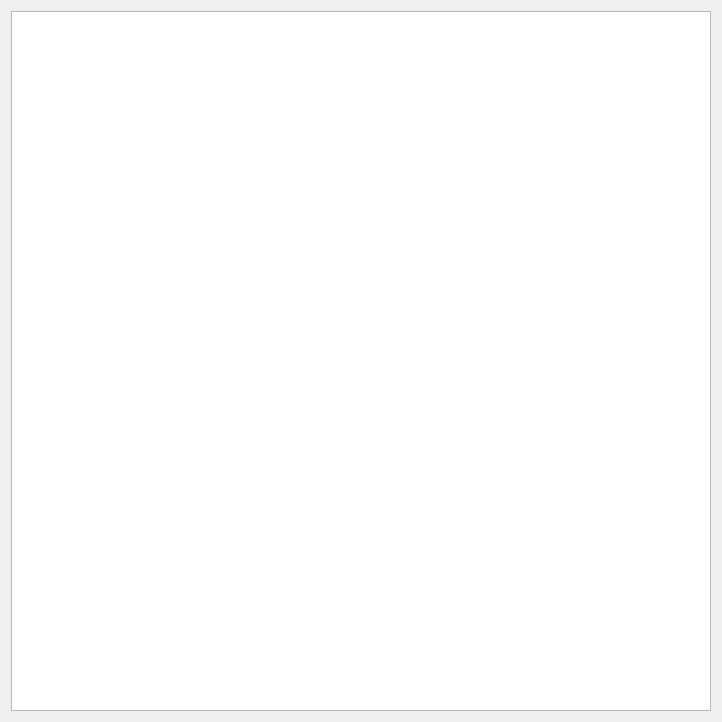
<?xml version="1.0" encoding="UTF-8"?>
<ui version="4.0">
 <class>Floor</class>
 <widget class="QWidget" name="Floor">
  <property name="geometry">
   <rect>
    <x>0</x>
    <y>0</y>
    <width>679</width>
    <height>486</height>
   </rect>
  </property>
  <property name="windowTitle">
   <string>Form</string>
  </property>
  <layout class="QGridLayout" name="gridLayout_2">
   <item row="0" column="0">
    <layout class="QGridLayout" name="gridLayout">
     <item row="0" column="0">
      <widget class="QGraphicsView" name="graphicsView">
       <property name="minimumSize">
        <size>
         <width>700</width>
         <height>700</height>
        </size>
       </property>
       <property name="alignment">
        <set>Qt::AlignLeading|Qt::AlignLeft|Qt::AlignTop</set>
       </property>
      </widget>
     </item>
    </layout>
   </item>
  </layout>
 </widget>
 <resources/>
 <connections/>
</ui>
